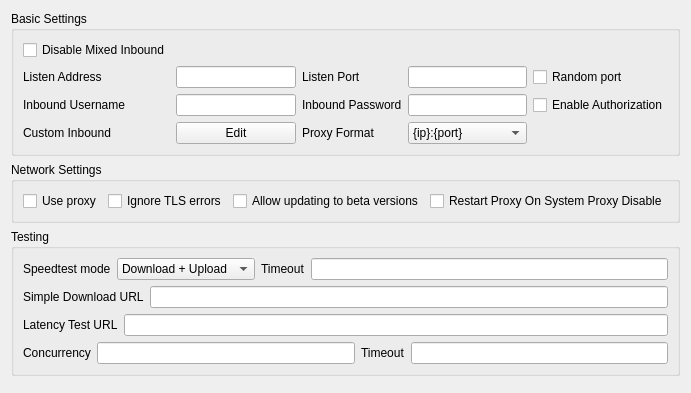
     <widget class="QWidget" name="tab_1">
      <attribute name="title">
       <string>Common</string>
      </attribute>
      <layout class="QVBoxLayout" name="verticalLayout_2">
       <item>
        <widget class="QGroupBox" name="groupBox_5">
         <property name="sizePolicy">
          <sizepolicy hsizetype="Preferred" vsizetype="Preferred">
           <horstretch>0</horstretch>
           <verstretch>0</verstretch>
          </sizepolicy>
         </property>
         <property name="title">
          <string>Basic Settings</string>
         </property>
         <layout class="QGridLayout" name="gridLayout_9">
          <item row="2" column="5">
           <widget class="QCheckBox" name="inbound_auth">
            <property name="text">
             <string>Enable Authorization</string>
            </property>
           </widget>
          </item>
          <item row="1" column="4">
           <widget class="QLineEdit" name="inbound_socks_port">
            <property name="sizePolicy">
             <sizepolicy hsizetype="Preferred" vsizetype="Fixed">
              <horstretch>0</horstretch>
              <verstretch>0</verstretch>
             </sizepolicy>
            </property>
           </widget>
          </item>
          <item row="4" column="1">
           <widget class="QLabel" name="label_11">
            <property name="text">
             <string>Custom Inbound</string>
            </property>
           </widget>
          </item>
          <item row="4" column="2">
           <widget class="QPushButton" name="custom_inbound_edit">
            <property name="text">
             <string>Edit</string>
            </property>
           </widget>
          </item>
          <item row="2" column="1">
           <widget class="QLabel" name="inbound_user_l">
            <property name="text">
             <string>Inbound Username</string>
            </property>
           </widget>
          </item>
          <item row="0" column="1">
           <widget class="QCheckBox" name="disable_mixed_inbound">
            <property name="text">
             <string>Disable Mixed Inbound</string>
            </property>
           </widget>
          </item>
          <item row="2" column="4">
           <widget class="QLineEdit" name="inbound_pass"/>
          </item>
          <item row="2" column="2">
           <widget class="QLineEdit" name="inbound_user"/>
          </item>
          <item row="1" column="5">
           <widget class="QCheckBox" name="random_listen_port">
            <property name="toolTip">
             <string>&lt;html&gt;&lt;head/&gt;&lt;body&gt;&lt;p&gt;Selects a random available port on every run&lt;/p&gt;&lt;/body&gt;&lt;/html&gt;</string>
            </property>
            <property name="text">
             <string>Random port</string>
            </property>
           </widget>
          </item>
          <item row="1" column="3">
           <widget class="QLabel" name="inbound_socks_port_l">
            <property name="toolTip">
             <string>&lt;html&gt;&lt;head/&gt;&lt;body&gt;&lt;p&gt;Socks
                                                                + HTTP Proxy&lt;/p&gt;&lt;/body&gt;&lt;/html&gt;
                                                            </string>
            </property>
            <property name="text">
             <string>Listen Port</string>
            </property>
           </widget>
          </item>
          <item row="1" column="1">
           <widget class="QLabel" name="label">
            <property name="text">
             <string>Listen Address</string>
            </property>
           </widget>
          </item>
          <item row="2" column="3">
           <widget class="QLabel" name="inbound_pass_l">
            <property name="text">
             <string>Inbound Password</string>
            </property>
           </widget>
          </item>
          <item row="4" column="4">
           <widget class="QComboBox" name="proxy_scheme">
            <item>
             <property name="text">
              <string notr="true">{ip}:{port}</string>
             </property>
            </item>
            <item>
             <property name="text">
              <string notr="true">http://{ip}:{port}</string>
             </property>
            </item>
            <item>
             <property name="text">
              <string notr="true">socks={ip}:{port}</string>
             </property>
            </item>
           </widget>
          </item>
          <item row="4" column="3">
           <widget class="QLabel" name="proxy_scheme_l">
            <property name="text">
             <string>Proxy Format</string>
            </property>
           </widget>
          </item>
          <item row="1" column="2">
           <widget class="QLineEdit" name="inbound_address"/>
          </item>
         </layout>
        </widget>
       </item>
       <item>
        <widget class="QGroupBox" name="groupBox_3">
         <property name="sizePolicy">
          <sizepolicy hsizetype="Preferred" vsizetype="Preferred">
           <horstretch>0</horstretch>
           <verstretch>0</verstretch>
          </sizepolicy>
         </property>
         <property name="title">
          <string>Network Settings</string>
         </property>
         <layout class="QGridLayout" name="gridLayout_12">
          <item row="1" column="5">
           <widget class="QCheckBox" name="net_insecure">
            <property name="text">
             <string>Ignore TLS errors</string>
            </property>
           </widget>
          </item>
          <item row="1" column="0">
           <widget class="QCheckBox" name="net_use_proxy">
            <property name="toolTip">
             <string>&lt;html&gt;&lt;head/&gt;&lt;body&gt;&lt;p&gt;Use proxy for subscription request, update request etc&lt;/p&gt;&lt;/body&gt;&lt;/html&gt;</string>
            </property>
            <property name="text">
             <string>Use proxy</string>
            </property>
           </widget>
          </item>
          <item row="1" column="6">
           <widget class="QCheckBox" name="allow_beta">
            <property name="text">
             <string>Allow updating to beta versions</string>
            </property>
           </widget>
          </item>
          <item row="1" column="7">
           <widget class="QCheckBox" name="reset_proxy_on_disable_sp">
            <property name="text">
             <string>Restart Proxy On System Proxy Disable</string>
            </property>
           </widget>
          </item>
         </layout>
        </widget>
       </item>
       <item>
        <widget class="QGroupBox" name="groupBox_3">
         <property name="title">
          <string>Testing</string>
         </property>
         <layout class="QVBoxLayout" name="verticalLayout_8">
          <item>
           <layout class="QHBoxLayout" name="horizontalLayout_10">
            <item>
             <widget class="QLabel" name="label_12">
              <property name="text">
               <string>Speedtest mode</string>
              </property>
             </widget>
            </item>
            <item>
             <widget class="QComboBox" name="speedtest_mode">
              <item>
               <property name="text">
                <string>Download + Upload</string>
               </property>
              </item>
              <item>
               <property name="text">
                <string>Only Download</string>
               </property>
              </item>
              <item>
               <property name="text">
                <string>Only Upload</string>
               </property>
              </item>
              <item>
               <property name="text">
                <string>Simple Download</string>
               </property>
              </item>
              <item>
               <property name="text">
                <string>Only Country</string>
               </property>
              </item>
             </widget>
            </item>
            <item>
             <widget class="QLabel" name="label_19">
              <property name="toolTip">
               <string>&lt;html&gt;&lt;head/&gt;&lt;body&gt;&lt;p&gt;timeout in milliseconds&lt;br/&gt;applies to all tests individually&lt;/p&gt;&lt;/body&gt;&lt;/html&gt;</string>
              </property>
              <property name="text">
               <string>Timeout</string>
              </property>
             </widget>
            </item>
            <item>
             <widget class="QLineEdit" name="test_timeout"/>
            </item>
           </layout>
          </item>
          <item>
           <layout class="QHBoxLayout" name="horizontalLayout_9">
            <item>
             <widget class="QLabel" name="label_16">
              <property name="text">
               <string>Simple Download URL</string>
              </property>
             </widget>
            </item>
            <item>
             <widget class="QLineEdit" name="simple_down_url"/>
            </item>
           </layout>
          </item>
          <item>
           <layout class="QHBoxLayout" name="horizontalLayout_6">
            <item>
             <widget class="QLabel" name="label_13">
              <property name="text">
               <string>Latency Test URL</string>
              </property>
             </widget>
            </item>
            <item>
             <widget class="QLineEdit" name="test_latency_url"/>
            </item>
           </layout>
          </item>
          <item>
           <layout class="QHBoxLayout" name="horizontalLayout_11">
            <item>
             <widget class="QLabel" name="label_14">
              <property name="text">
               <string>Concurrency</string>
              </property>
             </widget>
            </item>
            <item>
             <widget class="QLineEdit" name="test_concurrent"/>
            </item>
            <item>
             <widget class="QLabel" name="label_22">
              <property name="toolTip">
               <string>&lt;html&gt;&lt;head/&gt;&lt;body&gt;&lt;p&gt;Timeout for URLtest in ms&lt;br/&gt;Note that muxed connections take a much longer time for their initial request, and setting this value too low will cause the test to falsely report that the config is not working&lt;/p&gt;&lt;/body&gt;&lt;/html&gt;</string>
              </property>
              <property name="text">
               <string>Timeout</string>
              </property>
             </widget>
            </item>
            <item>
             <widget class="QLineEdit" name="url_timeout"/>
            </item>
           </layout>
          </item>
         </layout>
        </widget>
       </item>
       <item>
        <widget class="QWidget" name="horizontalWidget_1" native="true">
         <property name="sizePolicy">
          <sizepolicy hsizetype="Preferred" vsizetype="Maximum">
           <horstretch>0</horstretch>
           <verstretch>0</verstretch>
          </sizepolicy>
         </property>
         <layout class="QHBoxLayout" name="horizontalLayout_2">
          <property name="leftMargin">
           <number>0</number>
          </property>
          <property name="topMargin">
           <number>0</number>
          </property>
          <property name="rightMargin">
           <number>0</number>
          </property>
          <property name="bottomMargin">
           <number>0</number>
          </property>
         </layout>
        </widget>
       </item>
      </layout>
     </widget>
